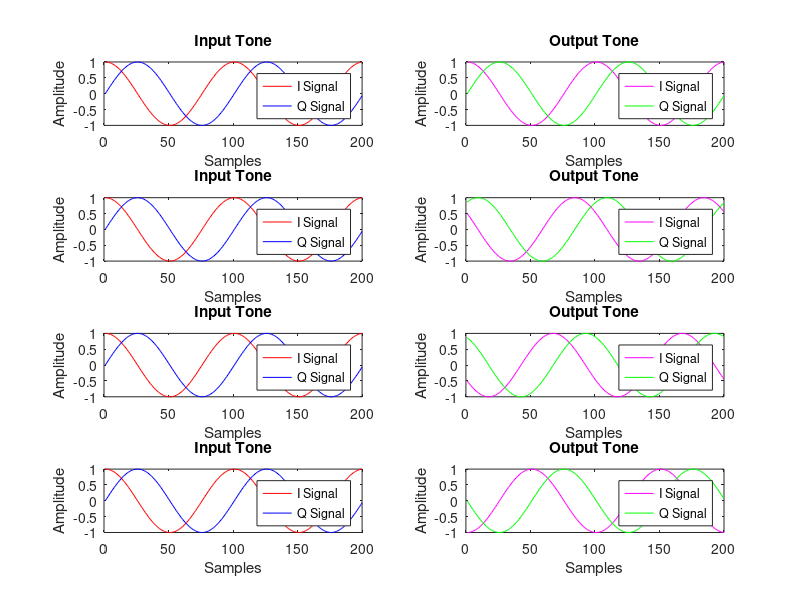

This figure's MATLAB source:
Fs = 10e6;
FrameSize = Fs*0.001;
NoOfFrames = 1;
NoOfSamples = FrameSize*NoOfFrames;
Amplitude = [1.0 1 1 1];
Fs = cast(Fs,'double');
NoOfSamples = cast(NoOfSamples,'uint32');
Amplitude = double(Amplitude);

F0 = 100e3;

Fchosen = F0;

F0 = Fchosen;
F1 = Fchosen;
F2 = Fchosen;
F3 = Fchosen;

F0 = [F0 F1 F2 F3];
inputPhaseOffset = [0 0 0 0];
outputPhaseOffset = [0 pi/3 2*pi/3 pi];

t = linspace(0,double(NoOfSamples-1)/Fs,NoOfSamples);
input = zeros(size(F0,2),NoOfSamples);
output = zeros(size(F0,2),NoOfSamples);

count = 1;
for freqi = F0
     input(count,:) = cos((2*pi)*freqi*t  + inputPhaseOffset(count)) + 1i*sin((2*pi)*freqi*t + inputPhaseOffset(count));
     output(count,:) = cos((2*pi)*freqi*t  + outputPhaseOffset(count)) + 1i*sin((2*pi)*freqi*t + outputPhaseOffset(count));
     count = count + 1;
end

samplesCutoff = 200;

input = diag(Amplitude)*input;
input = transpose(input);

output = diag(Amplitude)*output;
output = transpose(output);

input = input(1:samplesCutoff,:);
output = output(1:samplesCutoff,:);

for i=1:size(F0,2)
    subplot(4,2,2*(i-1)+1);
    plot(1:samplesCutoff,real(input(:,i)),'r',1:samplesCutoff,imag(input(:,i)),'b');
    xlabel('Samples')
    ylabel('Amplitude')
    title('Input Tone')
    legend('I Signal', 'Q Signal', 'location', 'Northeast')

    subplot(4,2,2*i);
    plot(1:samplesCutoff,real(output(:,i)),'m',1:samplesCutoff,imag(output(:,i)),'g');
    xlabel('Samples')
    ylabel('Amplitude')
    title('Output Tone')
    legend('I Signal', 'Q Signal', 'location', 'Northeast')
    
end


% plot(real(input(:,1)),